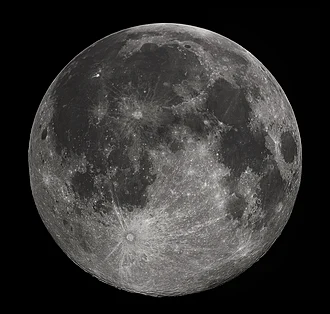
#> input picture assets/moon.png, 330 x 314 px
$ python driver_morphops.py
#> lines starting #> are read from the running program, lines starting #| are printed output that depends on the picture; after the words box and inside, x2 and y2 are one past the last pixel; in counts of white or black regions, pixels touching at a corner belong together
### src/image_processor/thresholding/core.py
from .interface import IThresholding
from src.dtypes import ThresholdingMode
from src.image_processor.filters import GaussianFilter

import numpy as np
from typing import Callable


class ThresholdHelper:
    @staticmethod
    def GetThresFunc(
        mode: ThresholdingMode, threshold: float, max_value: float
    ) -> Callable:
        """
        Returns pixel-wise thresholding function based on the thresholding modes: BINARY, BINARY_INV, TRUNC, TOZERO, TOZERO_INV
        """
        if mode == ThresholdingMode.BINARY:
            return lambda pixel: max_value if pixel > threshold else 0
        if mode == ThresholdingMode.BINARY_INV:
            return lambda pixel: 0 if pixel > threshold else max_value
        if mode == ThresholdingMode.TRUNC:
            return lambda pixel: threshold if pixel > threshold else pixel
        if mode == ThresholdingMode.TOZERO:
            return lambda pixel: 0 if pixel > threshold else pixel
        if mode == ThresholdingMode.TOZERO_INV:
            return lambda pixel: pixel if pixel > threshold else 0

        raise ValueError(f"Unsupported thresholding mode: {mode}")


class GlobalThresholding(IThresholding):
    def __init__(
        self, mode: ThresholdingMode, threshold: float = 127.0, max_value: float = 255.0
    ):
        """
        Constructor for GlobalThresholding class
        Args:
            mode (ThresholdingMode): The thresholding mode
            threshold (float, optional): The threshold value. Defaults to 127.0.
            max_value (float, optional): The maximum pixel value. Defaults to 255.
        """
        self.mode = mode
        self.threshold = threshold
        self.max_value = max_value
        self.thres_func = ThresholdHelper.GetThresFunc(mode, threshold, max_value)

    def ApplyThresholding(self, image: np.ndarray) -> np.ndarray:
        """
        Apply global thresholding to an image
        Args:
            image (np.ndarray, 2D): Input image to be thresholded
        Returns:
            image (np.ndarray, 2D): Output image after applying the global thresholding
        """
        result = np.zeros_like(image, dtype=np.float32)
        for i in range(image.shape[0]):
            for j in range(image.shape[1]):
                result[i, j] = self.thres_func(image[i, j])
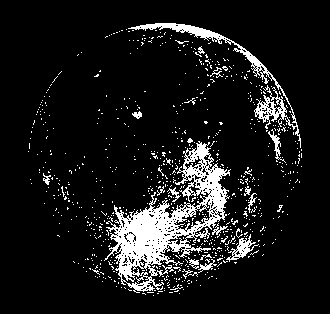
#> result: shape (314, 330) float32; 10.1% white; 759 white regions (738 under 20 px), largest, box (x1, y1, x2, y2) and area: (104, 141, 231, 293) 6039, (128, 23, 301, 148) 1621, (226, 234, 259, 262) 274

        return np.clip(result, 0, self.max_value).astype(np.uint8)


class AdaptiveMeanThresholding(IThresholding):

    # [42 lines left out: functions __init__, ApplyThresholding, not called in this run]


class AdaptiveGaussianThresholding(IThresholding):

    # [48 lines left out: functions __init__, ApplyThresholding, not called in this run]


class OtsuThresholding(IThresholding):
    # [47 lines left out: functions __init__, ApplyThresholding, not called in this run]

### src/image_processor/morphops/core.py
from .interface import IMorphOperation

import numpy as np


class Dilator(IMorphOperation):
    def __init__(self, kernel: np.ndarray):
        """
        Constructor for Dilator class
        Args:
            kernel (np.ndarray, 2D): The kernel to be used for dilation
        """
        if kernel is None:
            raise ValueError("Kernel must be provided")

        self.kernel = kernel
        self.kH, self.kW = kernel.shape

    def Morph(self, image: np.ndarray) -> np.ndarray:
        """
        Applies dilation to an image using a specified kernel
        Args:
            image (np.ndarray, 2D): The input image to be dilated
        Returns:
            image (np.ndarray, 2D): The dilated image
        """
        padH, padW = self.kH // 2, self.kW // 2
        padded = np.pad(
            image,
            ((padH, padH), (padW, padW)),
            mode="constant",
            constant_values=0,
        )
        output = np.zeros_like(image, dtype=np.uint8)

        for i in range(image.shape[0]):
            for j in range(image.shape[1]):
                region = padded[i : i + self.kH, j : j + self.kW]
                output[i, j] = np.max(region[self.kernel == 1])
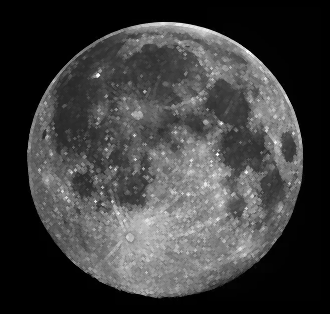
#> output: shape (314, 330); min 0, max 255, mean 62.3
        return output


class Eroder(IMorphOperation):
    def __init__(self, kernel: np.ndarray):
        """
        Constructor for Eroder class
        Args:
            kernel (np.ndarray, 2D): The kernel to be used for erosion morphological operation.
        """
        self.kernel = kernel
        self.kH, self.kW = kernel.shape

    def Morph(self, image: np.ndarray) -> np.ndarray:
        """
        Applies erosion to an image using a specified kernel
        Args:
            image (np.ndarray, 2D): The input image to be eroded
        Returns:
            image (np.ndarray, 2D): The eroded image
        """
        padH, padW = self.kH // 2, self.kW // 2
        padded = np.pad(
            image,
            ((padH, padH), (padW, padW)),
            mode="constant",
            constant_values=0,
        )
        output = np.zeros_like(image, dtype=np.uint8)

        for i in range(image.shape[0]):
            for j in range(image.shape[1]):
                region = padded[i : i + self.kH, j : j + self.kW]
                output[i, j] = np.min(region[self.kernel == 1])
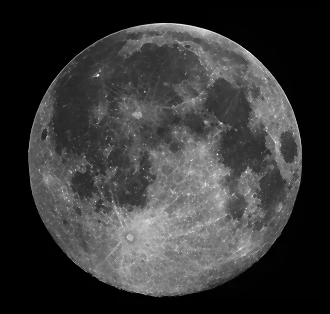
#> output: shape (314, 330); min 0, max 255, mean 55.7
        return output


class Opener(IMorphOperation):
    # [20 lines left out: functions __init__, Morph, not called in this run]


class Closer(IMorphOperation):
    def __init__(self, kernel: np.ndarray):
        """
        Constructor for Closer class
        Args:
            kernel (np.ndarray, 2D): The kernel to be used for closing morphological operation.
        """
        self.dilator = Dilator(kernel)
        self.eroder = Eroder(kernel)

    def Morph(self, image: np.ndarray) -> np.ndarray:
        """
        Applies closing to an image using a specified kernel
        Args:
            image (np.ndarray, 2D): The input image to be closed
        Returns:
            image (np.ndarray, 2D): The closed image
        """
        dilated = self.dilator.Morph(image)
#> in Morph (call 2), `padded = np.pad( image, ((padH, padH), (padW, padW)), mode="constant",..`:
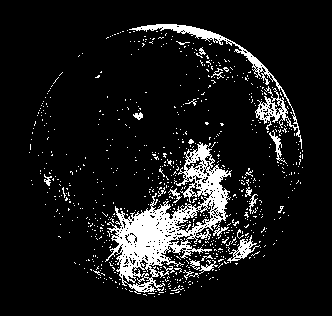
#> padded: shape (316, 332); 10% white; 759 white regions (738 under 20 px), largest, box (x1, y1, x2, y2) and area: (105, 142, 232, 294) 6039, (129, 24, 302, 149) 1621, (227, 235, 260, 263) 274
#> after the loop in Morph (call 2), `for i in range(image.shape[0]):`:
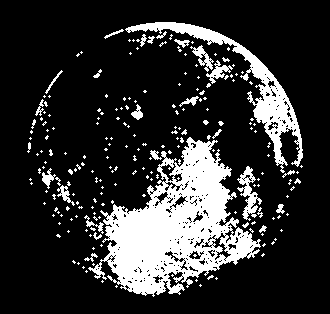
#> output: shape (314, 330); 18.9% white; 220 white regions (186 under 20 px), largest, box (x1, y1, x2, y2) and area: (88, 137, 261, 297) 12422, (125, 22, 303, 173) 3497, (237, 166, 262, 221) 516
        closed = self.eroder.Morph(dilated)
#> in Morph (call 2), `padded = np.pad( image, ((padH, padH), (padW, padW)), mode="constant",..`:
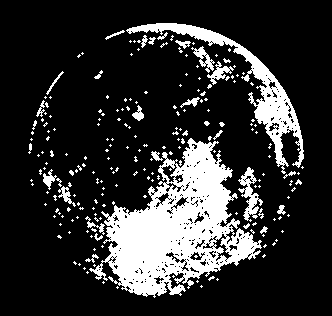
#> padded: shape (316, 332); 18.7% white; 220 white regions (186 under 20 px), largest, box (x1, y1, x2, y2) and area: (89, 138, 262, 298) 12422, (126, 23, 304, 174) 3497, (238, 167, 263, 222) 516
#> after the loop in Morph (call 2), `for i in range(image.shape[0]):`:
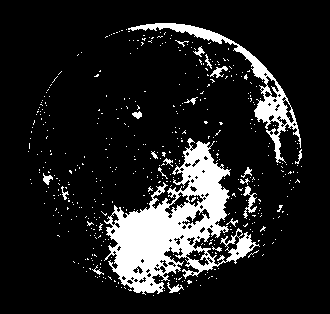
#> output: shape (314, 330); 12.9% white; 476 white regions (455 under 20 px), largest, box (x1, y1, x2, y2) and area: (104, 138, 260, 295) 9194, (128, 23, 301, 163) 2364, (243, 186, 257, 219) 167
        return closed

### src/utils/plot.py
import numpy as np
import matplotlib.pyplot as plt
from typing import List


class PlotUtil:
    # [14 lines left out: function PlotImage, not called in this run]

    def PlotImages(
        images: List[np.ndarray],
        title: str = "",
        subtitles: List[str] = [],
        cmap: str = "gray",
    ) -> None:
        """
        Plots a list of images using matplotlib.
        Args:
            images (List[np.ndarray]): A list of images to be plotted.
            title (str): The title of the plot. Defaults to "".
            subtitles (List[str]): A list of subtitles for each image. Defaults to [].
            cmap (str): The color map of the plot. Defaults to "gray".
        """
#> called with cmap = 'gray'
        plt.subplots(1, len(images), figsize=(10, 5))
        plt.suptitle(title, fontsize=16)

        for i, image in enumerate(images):
            plt.subplot(1, len(images), i + 1)
            plt.imshow(image, cmap=cmap)
            plt.axis("off")
#> this loop made 3 passes

        if len(subtitles) > 0:
            for i, subtitle in enumerate(subtitles):
                plt.subplot(1, len(images), i + 1)
                plt.title(subtitle)

        plt.tight_layout()
        plt.show()

### src/utils/kernel.py
import numpy as np


class KernelUtil:
    # [15 lines left out: function GetGaussianKernel, not called in this run]


class MorphKernelUtil(KernelUtil):
    # [10 lines left out: function GetSquareKernel, not called in this run]

    @staticmethod
    def GetCrossKernel(size: int = 3) -> np.ndarray:
        """
        Returns a cross kernel of the specified size for morphological operations
        Args:
            size (int): The size of the cross kernel
        Returns:
            kernel (np.ndarray, 2D): The cross kernel
        """
        kernel = np.zeros((size, size), dtype=np.uint8)
        center = size // 2
        kernel[:, center] = 1
        kernel[center, :] = 1
        return kernel

### src/image_processor/morphops/builder.py

from .interface import IMorphOperation
from .core import Dilator, Eroder, Opener, Closer
from src.dtypes import MorphOperationType

from typing import Any, Dict


class MorphOperationBuilder:
    @staticmethod
    def Build(type: MorphOperationType, **kwargs: Dict[str, Any]) -> IMorphOperation:
        kernel = kwargs.get("kernel", None)

        if type == MorphOperationType.DILATION:
            return Dilator(kernel)

        if type == MorphOperationType.EROSION:
            return Eroder(kernel)

        if type == MorphOperationType.OPENING:
            return Opener(kernel)

        if type == MorphOperationType.CLOSING:
            return Closer(kernel)

        raise ValueError("Invalid morphological operation type")

### src/image_processor/thresholding/builder.py
from .interface import IThresholding
from .core import (
    GlobalThresholding,
    AdaptiveMeanThresholding,
    AdaptiveGaussianThresholding,
    OtsuThresholding,
)
from src.dtypes import ThresholdingMode, ThresholdingType

from typing import Any, Dict


class ThresholdingBuilder:
    @staticmethod
    def Build(
        type: ThresholdingType, mode: ThresholdingMode, **kwargs: Dict[str, Any]
    ) -> IThresholding:
        max_value = kwargs.get("max_value", 255.0)

        if type == ThresholdingType.GLOBAL:
            threshold = kwargs.get("threshold", 127.0)
            return GlobalThresholding(mode, threshold, max_value)

        if type == ThresholdingType.ADAPTIVE_MEAN:
            block_size = kwargs.get("block_size", 11)
            C = kwargs.get("C", 3.0)
            return AdaptiveMeanThresholding(mode, block_size, C, max_value)

        if type == ThresholdingType.ADAPTIVE_GAUSSIAN:
            sigma = kwargs.get("sigma", 1.0)
            block_size = kwargs.get("block_size", 11)
            C = kwargs.get("C", 3.0)
            return AdaptiveGaussianThresholding(mode, block_size, sigma, C, max_value)

        if type == ThresholdingType.OTSU:
            return OtsuThresholding(mode, max_value)

        raise ValueError("Invalid thresholding type")

### driver_morphops.py
from src.image_processor.morphops import *
from src.image_processor.thresholding import *
from src.utils import MorphKernelGenerator, Plotter


import cv2


def main():
    image = cv2.imread("assets/moon.png", cv2.IMREAD_GRAYSCALE)

    th = ThresholdingBuilder.Build(ThresholdingType.GLOBAL, ThresholdingMode.BINARY)
    th_img = th.ApplyThresholding(image)

    type = MorphOperationType.CLOSING
    kernel = MorphKernelGenerator.GetCrossKernel(3)

    mb = MorphOperationBuilder.Build(type=type, kernel=kernel)
    filtered_image = mb.Morph(image)

    th_filtered_image = mb.Morph(th_img)

    Plotter.PlotImages(
        [image, filtered_image, th_filtered_image],
        title=type.value,
        subtitles=["Original Image", "Direct Oped Image", "Thresholded Image"],
    )


if __name__ == "__main__":
    main()
